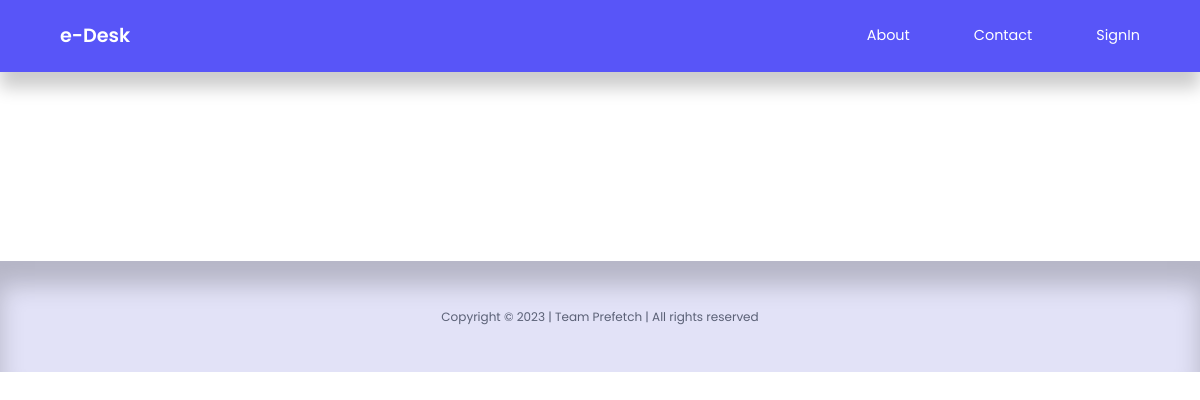
Before: /user/user-index.php with the older database file.
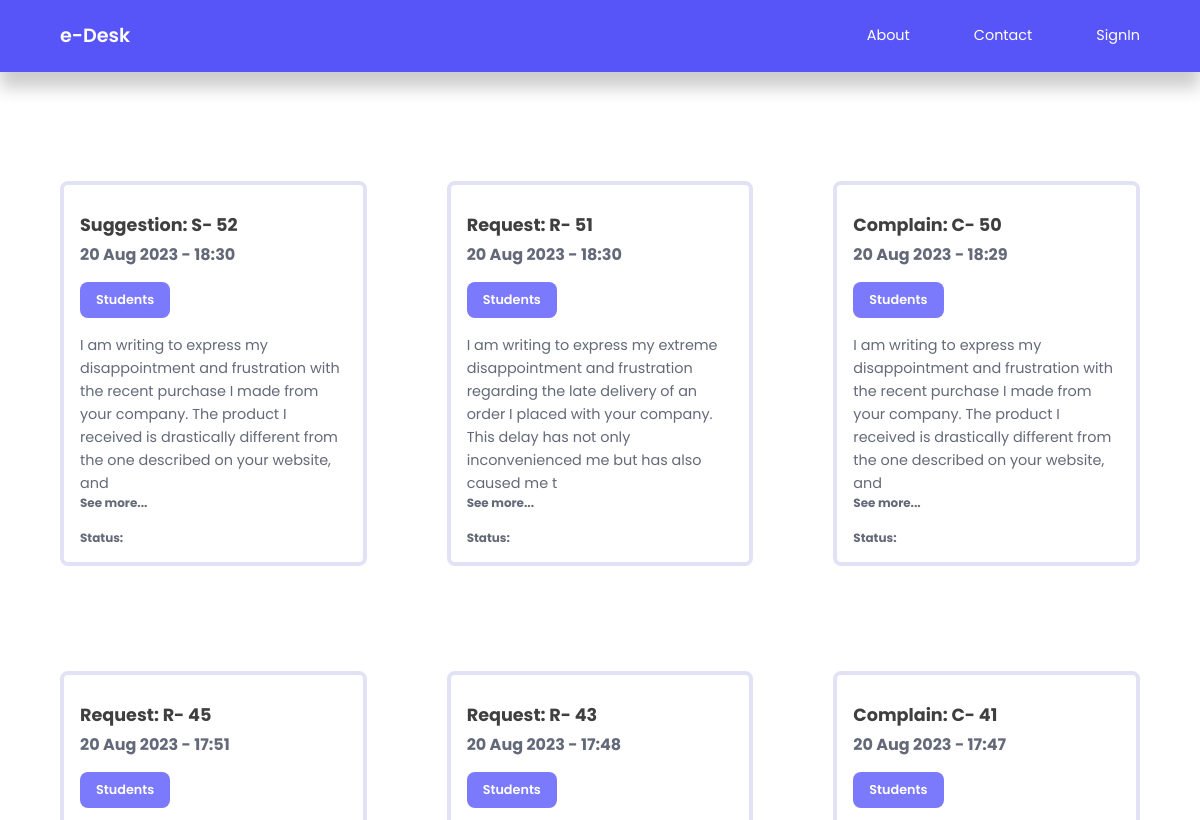
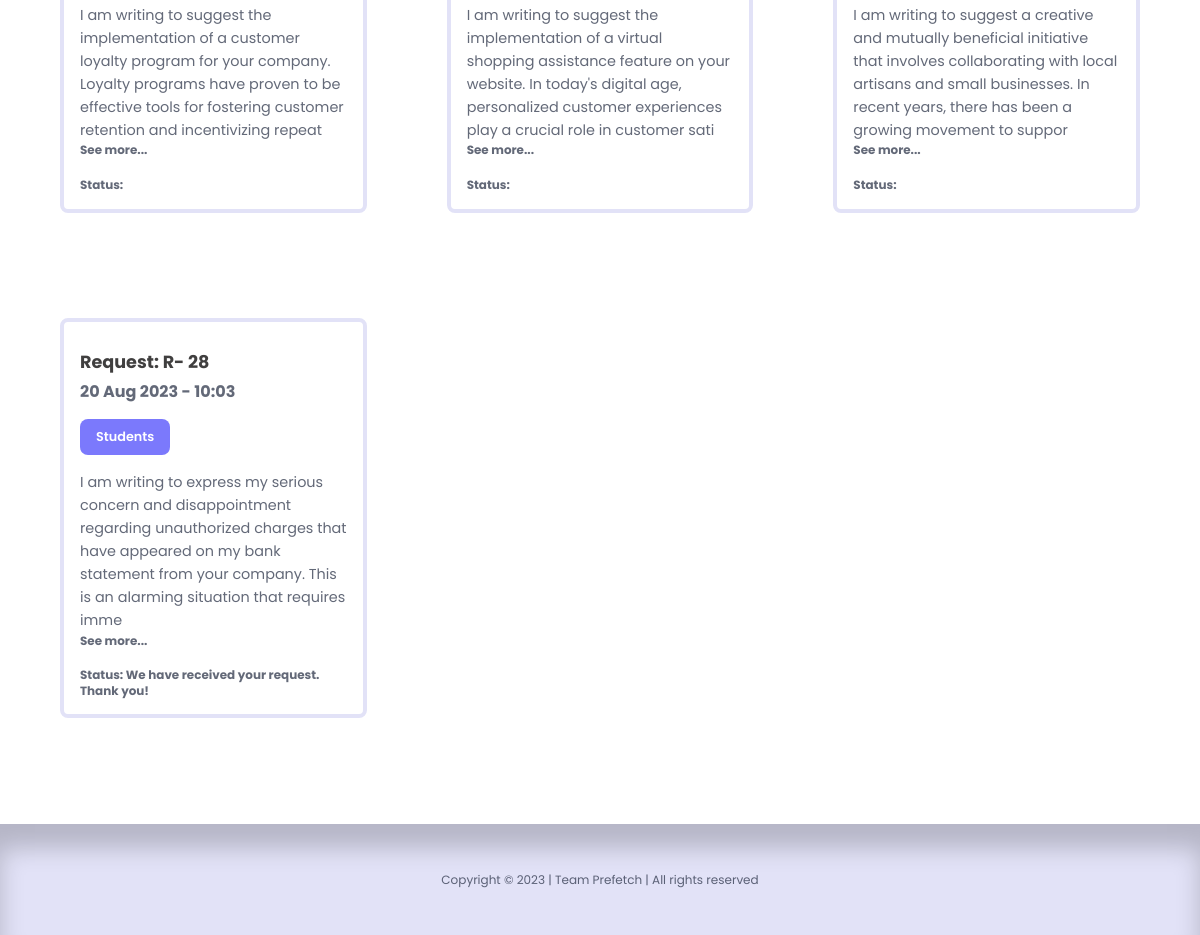
After: the same page with the newer database file (2 pictures, top to bottom).
### tables this page shows
CREATE TABLE `post` (
  `id` int(20) NOT NULL,
  `title` varchar(255) NOT NULL,
  `body` mediumtext NOT NULL,
  `picture` varchar(255) NOT NULL,
  `office_id` int(20) NOT NULL,
  `author_id` int(20) NOT NULL,
  `user_id` int(20) NOT NULL,
  `type` varchar(255) NOT NULL,
  `post_type` varchar(255) NOT NULL,
  `date_time` timestamp NOT NULL DEFAULT current_timestamp(),
  `status` varchar(255) NOT NULL,
  `comment` varchar(255) NOT NULL
);

CREATE TABLE `adminaddoffice` (
  `id` int(20) NOT NULL,
  `title` varchar(255) NOT NULL,
  `description` varchar(255) NOT NULL
);

### user/user-index.php (the view, shortened to what this page needs)
<?php
include 'partials/header.php';
$query = "SELECT * FROM post WHERE status='Approved' AND user_id != '0' and office_id='13' ORDER BY date_time DESC LIMIT 50";
$posts = mysqli_query($connection, $query);
?>
<section class="posts <?= $featured ? '' : 'section__extra-margin' ?>">
    <div class="container posts__container">
        <?php while ($post = mysqli_fetch_assoc($posts)): ?>
            <article class="post">
                <div class="post__thumbnail">
                    <div class="post__info">
                        <?php
                        $category_id = $post['office_id'];
                        $category_query = "SELECT * FROM adminaddoffice WHERE id=$category_id";
                        $category_result = mysqli_query($connection, $category_query);
                        $category = mysqli_fetch_assoc($category_result);
                        ?>
                        <h3>
                            <?= $post['type'] ?>
                            <?= $post['id'] ?>
                        </h3>
                        <h4 class="post__title">
                            <?= date("d M Y - H:i", strtotime($post['date_time'])) ?>
                        </h4>
                        <a href="<?= ROOT_URL ?>user/category-posts.php?id=<?= $post['office_id'] ?>"
                            class="category__button"><?= $category['title'] ?></a>
                        <p class="post__body">
                            <?php $len = strlen($post['body']); ?>
                            <?php if ($len < 200): ?>
                                <a href="<?= ROOT_URL ?>user/details-post.php?id=<?= $post['id'] ?>"><?= $post['body'] ?></a>
                            <?php else: ?>
                                <?= substr($post['body'], 0, 200) ?>
                            <h5><a href="<?= ROOT_URL ?>user/details-post.php?id=<?= $post['id'] ?>">See more...</a></h5>
                        <?php endif ?>
                        </p>
                        <div class="post__author">
                            <div class="post__author-info">
                                <h5>Status:
                                    <?= $post['comment'] ?>
                                </h5>
                            </div>
                        </div>
                    </div>
                </div>
            </article>
        <?php endwhile ?>
    </div>
</section>
<footer>
    <div class="footer__copyright">
        <small>Copyright &copy; 2023 | Team Prefetch | All rights reserved</small>
    </div>
</footer>

### user/partials/header.php (shortened to what this page needs)
<!DOCTYPE html>
<html lang="en">
<head>
    <link rel="stylesheet" href="<?= ROOT_URL ?>user/css/style.css">
    <link rel="stylesheet" href="https://unicons.iconscout.com/release/v4.0.0/css/line.css">
    <link rel="stylesheet" type="text/css" href="https://cdn.datatables.net/1.13.4/css/jquery.dataTables.css" />
</head>
<body>
    <nav>
        <div class="container nav__container">
            <a href="<?= ROOT_URL ?>user/user-index.php" class="nav__logo">e-Desk</a>
            <ul class="nav__items">
                <li><a href="<?= ROOT_URL ?>user/about.php">About</a></li>
                <li><a href="<?= ROOT_URL ?>user/contact.php">Contact</a></li>
                <?php if (isset($_SESSION['user-id'])) : ?>
                    <li class="nav__profile">
                        <div class="avatar">
                            <img src="<?= ROOT_URL . 'images/' . $picture['picture'] ?>">
                        </div>
                        <ul>
                            <li><a href="<?= ROOT_URL ?>user/user-dashboard.php">Dashboard</a></li>
                            <li><a href="<?= ROOT_URL ?>user/user-complain.php">Submit a Complain</a></li>
                            <li><a href="<?= ROOT_URL ?>user/user-suggestion.php">Submit a Suggestion</a></li>
                            <li><a href="<?= ROOT_URL ?>user/user-request.php">Submit a Request</a></li>
                            <li><a href="<?= ROOT_URL ?>user/user-profile.php">Profile</a></li>
                            <li><a href="<?= ROOT_URL ?>user/logout.php">Logout</a></li>
                        </ul>
                    </li>
                <?php else : ?>
                    <li><a href="<?= ROOT_URL ?>signin.php">SignIn</a></li>
                <?php endif ?>
            </ul>
        </div>
    </nav>

### user/css/style.css (style rules this page uses)
:root { --color-primary: #5855f8; --color-primary-light: #9BA4B5; --color-primary-variant: #5854c7; --color-red: #da0f3f; --color-red-light: hsl(346, 87%, 46%, 15%); --color-green: #00c476; --color-green-light: hsl(156, 100%, 38%, 15%); --color-gray-900: #e2e2f7; --color-gray-700: #ffffff; --color-gray-300: rgba(242, 242, 254, 0.3); --color-gray-200: rgba(33, 42, 62, 0.7); --color-white: #ffffff; --color-bg: #fff; --transition: all 300ms ease; --container-width-lg: 74%; --container-width-md: 88%; --form-width: 40%; --card-border-radius-1: 0.3rem; --card-border-radius-2: 0.5rem; --card-border-radius-3: 0.8rem; --card-border-radius-4: 2rem; --card-border-radius-5: 5rem; }
* { margin: 0; padding: 0; outline: 0; border: 0; appearance: 0; list-style: none; text-decoration: none; box-sizing: border-box; font-family: 'Poppins', sans-serif; }
body { font-family: Arial, sans-serif; margin: 0; padding: 0; }
footer { background-color: #f4eee0; padding: 20px; text-align: center; }
body { line-height: 1.6; color: var(--color-gray-200); overflow-x: hidden; background: var(--color-bg); font-size: 0.9rem; }
.container { width: 90%; max-width: 1800px; margin-inline: auto; }
section { margin-top: 3rem; width: 100vw; }
.section__extra-margin { margin-top: 7rem; }
h3 { font-size: 1.1rem; margin: 0.8rem 0 0.5rem; color: #403f3f; line-height: 1.3; }
h4 { font-size: 1rem; color: var(--color-gray-200); line-height: 1.3; }
h5 { line-height: 1.3; }
a { color: var(--color-gray-200); transition: var(--transition); }
nav { background: var(--color-primary); width: 100vw; height: 4.5rem; position: fixed; top: 0; z-index: 10; box-shadow: 0 1rem 1rem rgba(0, 0, 0, 0.2); }
.nav__container { height: 100%; display: flex; align-items: center; justify-content: space-between; }
.nav__container a { color: var(--color-white); transition: var(--transition); }
.nav__logo { font-weight: 600; font-size: 1.2rem; }
.nav__items { display: flex; align-items: center; gap: 4rem; }
.category__button { background: #7b79fc; color: var(--color-bg); display: inline-block; padding: 0.5rem 1rem; border-radius: var(--card-border-radius-2); font-weight: 600; font-size: 0.8rem; text-align: center; margin-bottom: 1rem; margin-top: 1rem; }
.post__thumbnail { border-radius: var(--card-border-radius-2); border: 0.3rem solid var(--color-gray-900); overflow: hidden; margin-bottom: 1.6rem; padding: 1rem; }
.post__author { display: flex; gap: 1rem; margin-top: 1.2rem; }
.posts__container { display: grid; grid-template-columns: repeat(3, 1fr); gap: 5rem; margin-bottom: 5rem; }
footer { background: var(--color-gray-900); box-shadow: inset 0 1.5rem 1.5rem rgba(0, 0, 0, 0.2); }
.footer__copyright { text-align: center; padding: 1.5rem 0; }

Changed rows visible on the page:
added post: type "Suggestion: S-", id "52", date_time "20 Aug 2023 - 18:30", adminaddoffice.title "Students", body "I am writing to express my disappointment and frustration with the recent purchase I made from your company. The product I received is drastically different from the one described on your website, and"
added post: type "Request: R-", id "51", date_time "20 Aug 2023 - 18:30", adminaddoffice.title "Students", body "I am writing to express my extreme disappointment and frustration regarding the late delivery of an order I placed with your company. This delay has not only inconvenienced me but has also caused me t"
added post: type "Complain: C-", id "50", date_time "20 Aug 2023 - 18:29", adminaddoffice.title "Students", body "I am writing to express my disappointment and frustration with the recent purchase I made from your company. The product I received is drastically different from the one described on your website, and"
added post: type "Request: R-", id "45", date_time "20 Aug 2023 - 17:51", adminaddoffice.title "Students", body "I am writing to suggest the implementation of a customer loyalty program for your company. Loyalty programs have proven to be effective tools for fostering customer retention and incentivizing repeat"
added post: type "Request: R-", id "43", date_time "20 Aug 2023 - 17:48", adminaddoffice.title "Students", body "I am writing to suggest the implementation of a virtual shopping assistance feature on your website. In today's digital age, personalized customer experiences play a crucial role in customer sati"
added post: type "Complain: C-", id "41", date_time "20 Aug 2023 - 17:47", adminaddoffice.title "Students", body "I am writing to suggest a creative and mutually beneficial initiative that involves collaborating with local artisans and small businesses. In recent years, there has been a growing movement to suppor"
added post: type "Request: R-", id "28", date_time "20 Aug 2023 - 10:03", adminaddoffice.title "Students", body "I am writing to express my serious concern and disappointment regarding unauthorized charges that have appeared on my bank statement from your company. This is an alarming situation that requires imme", comment "We have received your request. Thank you!"
